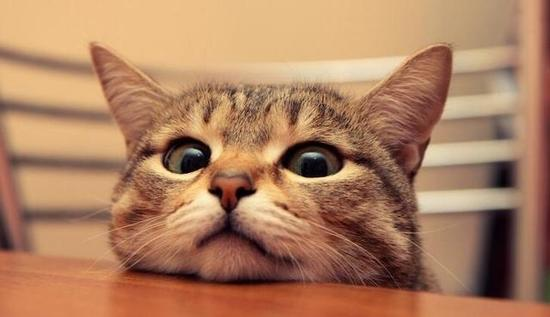
#> input picture U3/cat.jpg, 550 x 317 px
$ python test6.py
#> lines starting #> are read from the running program, lines starting #| are printed output that depends on the picture
import cv2 as cv
import numpy as np
img = cv.imread('./cat.jpg')
#> img is the input picture: shape (317, 550, 3); mean B, G, R 96.1, 127.7, 173.9
# print(img)
b = img[:,:,0]
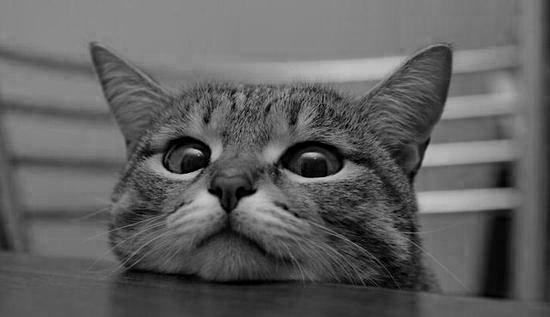
#> b: shape (317, 550); min 0, max 199, mean 96.1
g = img[:,:,1]
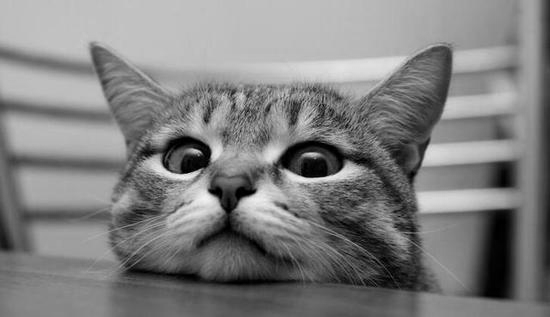
#> g: shape (317, 550); min 0, max 247, mean 127.7
r = img[:,:,2]
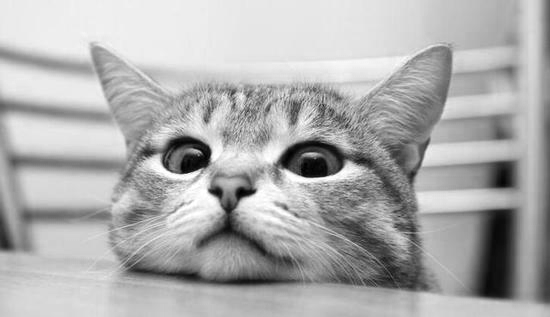
#> r: shape (317, 550); min 0, max 255, mean 173.9
cv.imshow('b1',b)
cv.imshow('g1',g)
cv.imshow('r1',r)
img5 = img
B = b*0.8
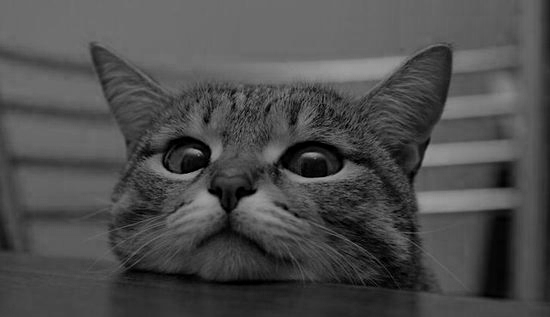
#> B: shape (317, 550) float64; min 0, max 159.2, mean 76.8
B = B.astype(np.uint8)
R = r * 1.1
R = R.astype(np.uint8)
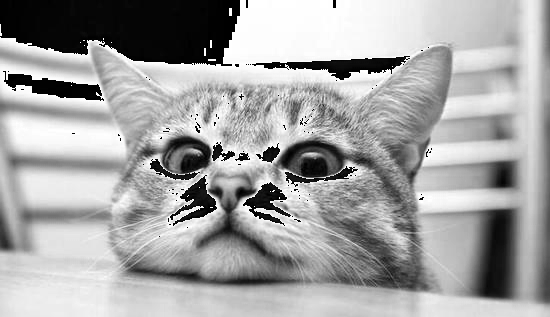
#> R: shape (317, 550); min 0, max 255, mean 163.6
R = R % 255
img5[:,:,0] = B
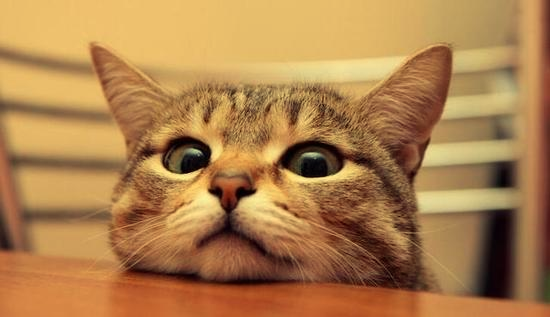
#> img5: shape (317, 550, 3); mean B, G, R 76.4, 127.7, 173.9
img5[:,:,2] = R
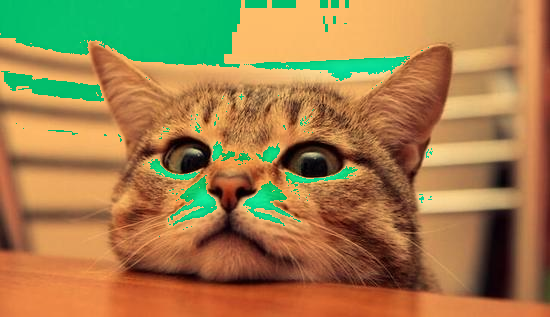
#> img5: shape (317, 550, 3); mean B, G, R 76.4, 127.7, 161.5
cv.imshow('t4',img)
cv.imshow('t5',img5)
cv.waitKey(0)

$ run again, with U3/dog1.jpg copied over U3/cat.jpg
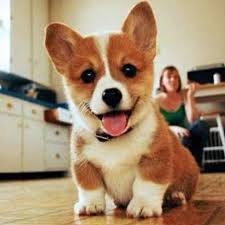
#> input picture U3/dog1.jpg, 225 x 225 px
#> img is the input picture: shape (225, 225, 3); mean B, G, R 110.2, 139.1, 164.9
#> `R = R.astype(np.uint8)`:
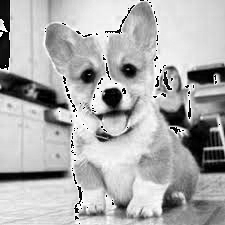
#> R: shape (225, 225); min 0, max 255, mean 174.5
#> `img5[:,:,2] = R`:
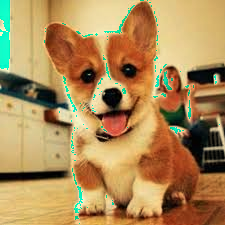
#> img5: shape (225, 225, 3); mean B, G, R 87.7, 139.1, 174.1

$ run again, with U3/dog2.jpg copied over U3/cat.jpg
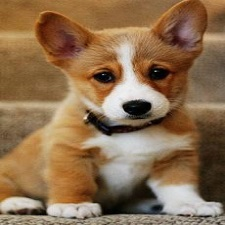
#> input picture U3/dog2.jpg, 225 x 225 px
#> img is the input picture: shape (225, 225, 3); mean B, G, R 79.2, 110.3, 140.4
#> `R = R.astype(np.uint8)`:
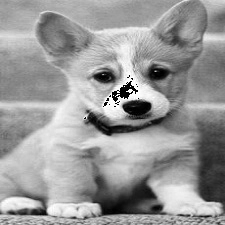
#> R: shape (225, 225); min 0, max 255, mean 152.7
#> `img5[:,:,2] = R`:
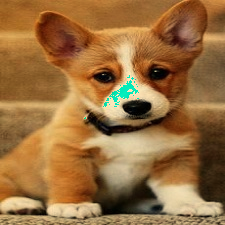
#> img5: shape (225, 225, 3); mean B, G, R 63, 110.3, 152.5
